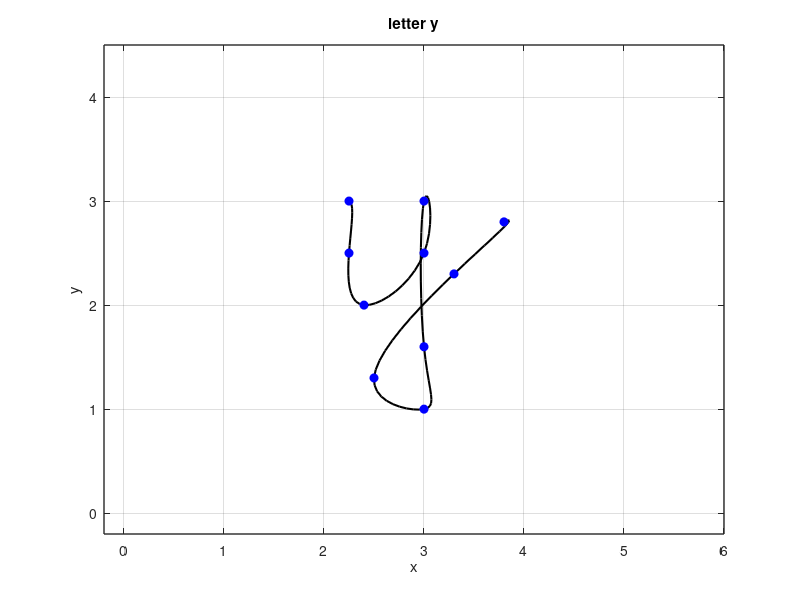

Recreate this plot in MATLAB.
% Define data points
x = [2.25 2.25 2.4 3 3 3 3 2.5 3.3 3.8];
y = [3 2.5 2 2.5 3 1.6 1 1.3 2.3 2.8];

n = length(x);
t = 0:n-1;
tt = 0:0.1:n-1;

xx = spline(t, x, tt);
yy = spline(t, y, tt);

figure(1)
plot(xx, yy, 'k', 'LineWidth', 1.5)
hold on
plot (x, y, 'bo', 'MarkerFaceColor', 'b')
axis([-0.2 6 -0.2 4.5])
grid on
title('letter y')
xlabel('x')
ylabel('y')
set(gca, 'FontSize', 10, 'LineWidth', 1)
grid on




